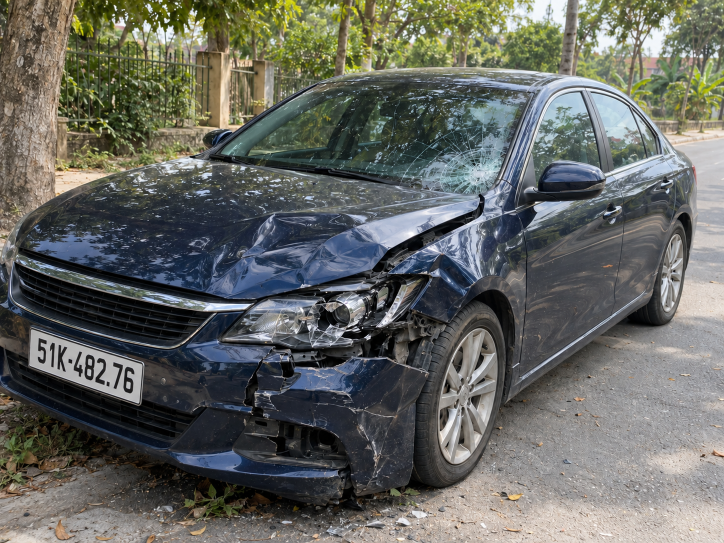
#> input picture prototype/demo_assets/class_demo_v3_2026_10_16/navy_sedan_plate_51K48276.png, 1448 x 1086 px (shown at 1/2 size)
$ python build_vietnamese_claim_demo_pack_v3.py --output out.png
#> lines starting #> are read from the running program, lines starting #| are printed output that depends on the picture
#> in copy_vehicle, image is the input picture: PIL image 1448x1086 RGB; mean R, G, B 100.8, 103, 97.6
### scripts/build_class_demo_pack.py
"""Build a fresh, presenter-friendly synthetic claim demo pack.

The source vehicle images are synthetic.  The documents, identities and claim
details generated here are fictional and visibly marked as demo material.
"""
from __future__ import annotations

import argparse
import csv
import hashlib
import json
import shutil
from pathlib import Path

from PIL import Image, ImageChops, ImageDraw, ImageFont, ImageOps, PngImagePlugin


ROOT = Path(__file__).resolve().parents[1]
ASSET_ROOT = ROOT / "prototype" / "demo_assets" / "class_demo_2026_10_15"


CASES = [
    {
        "folder": "01_SUV_DO_HO_SO_DAY_DU",
        "title": "SUV đỏ — hồ sơ đầy đủ",
        "image": "red_suv_rear_left_damage.png",
        "image_target": "01_ANH_XE_SUV_DO.png",
        "document_target": "02_PHIEU_DU_TOAN_SUA_CHUA.png",
        "claim_amount": 38_450_000,
        "incident_date": "2026-10-12",
        "plate": "51K-482.16",
        "phone": "0908123456",
        "garage": "GARAGE-SUNRISE-07",
        "damage": "Móp cửa sau trái, trầy vòm bánh, nứt cụm đèn hậu",
        "purpose": "Trình diễn luồng đầy đủ: xếp hạng hồ sơ, khoanh vùng hư hỏng, đọc chứng từ, đối chiếu và lưu quyết định.",
        "expected": "Có kết quả cho mọi module đã cài; ảnh và chứng từ được hiển thị cùng một claim; người duyệt lưu được quyết định vào Nhật ký.",
        "ai_marker": False,
    },
    {
        "folder": "02_SEDAN_XANH_CO_QUAN_HE",
        "title": "Sedan xanh — có đầu mối dùng chung",
        "image": "blue_sedan_side_damage.png",
        "image_target": "01_ANH_XE_SEDAN_XANH.png",
        "document_target": "02_BIEN_NHAN_TIEP_NHAN_XE.png",
        "claim_amount": 27_800_000,
        "incident_date": "2026-10-13",
        "plate": "60A-731.25",
        "phone": "0908123456",
        "garage": "GARAGE-SUNRISE-07",
        "damage": "Móp hai cửa bên phải, trầy bệ cửa, vỡ ốp gương",
        "purpose": "Trình diễn graph: hồ sơ mới dùng chung số điện thoại và xưởng với hồ sơ 01 nhưng dùng ảnh và xe khác.",
        "expected": "Tab Quan hệ chỉ ra hồ sơ 01, hai loại thông tin trùng và hành động đối chiếu; hệ thống không tự kết luận gian lận.",
        "ai_marker": False,
    },
    {
        "folder": "03_PICKUP_BAC_CO_DAU_VET_AI",
        "title": "Pickup bạc — ảnh tổng hợp có khai báo",
        "image": "silver_pickup_front_left_damage.png",
        "image_target": "01_ANH_XE_CO_METADATA_AI.png",
        "document_target": "02_PHIEU_GIAM_DINH_HU_HONG.png",
        "claim_amount": 44_200_000,
        "incident_date": "2026-10-14",
        "plate": "43C-908.52",
        "phone": "0914777888",
        "garage": "GARAGE-RIVER-12",
        "damage": "Móp tai xe trước trái, vỡ đèn trước, nứt cản và cong mép capo",
        "purpose": "Trình diễn kiểm tra nguồn gốc: metadata tự khai báo AI/chỉnh sửa phải trở thành căn cứ cần rà soát.",
        "expected": "Nguồn gốc ảnh ở mức cần rà soát và nêu đúng metadata làm lý do; không biến tín hiệu này thành kết luận claim gian lận.",
        "ai_marker": True,
    },
]


def font(size: int, bold: bool = False) -> ImageFont.FreeTypeFont:
    windows = Path("C:/Windows/Fonts") / ("arialbd.ttf" if bold else "arial.ttf")
    linux = Path("/usr/share/fonts/truetype/dejavu") / (
        "DejaVuSans-Bold.ttf" if bold else "DejaVuSans.ttf"
    )
    return ImageFont.truetype(str(windows if windows.is_file() else linux), size)


def sha256(path: Path) -> str:
    digest = hashlib.sha256()
    with path.open("rb") as handle:
        for chunk in iter(lambda: handle.read(1024 * 1024), b""):
            digest.update(chunk)
    return digest.hexdigest()


def write_text(path: Path, value: str) -> None:
    path.write_text(value.rstrip() + "\n", encoding="utf-8-sig")


def fit_text(draw: ImageDraw.ImageDraw, text: str, box_width: int, *, size: int = 28) -> list[str]:
    words = text.split()
    lines: list[str] = []
    current = ""
    selected = font(size)
    for word in words:
        candidate = f"{current} {word}".strip()
        if draw.textbbox((0, 0), candidate, font=selected)[2] <= box_width:
            current = candidate
        else:
            if current:
                lines.append(current)
            current = word
    if current:
        lines.append(current)
    return lines


# [295 lines left out: functions build_document, add_ai_metadata, shifted, mask_iou, closest_shift, overlay and 5 more, not called in this run]


# [2 lines that do not run on import are left out]

### scripts/build_vietnamese_claim_demo_pack_v3.py
"""Build a polished, clearly synthetic Vietnamese motor-claim demo pack."""
from __future__ import annotations

import argparse
import csv
import json
import shutil
from pathlib import Path

from PIL import Image, ImageDraw, PngImagePlugin

from build_class_demo_pack import fit_text, font, sha256, write_text


ROOT = Path(__file__).resolve().parents[1]
ASSETS = ROOT / "prototype" / "demo_assets" / "class_demo_v3_2026_10_16"
OLD_ASSETS = ROOT / "prototype" / "demo_assets" / "class_demo_v2_2026_10_15"

CASES = [
    {
        "folder": "01_SEDAN_XANH_DAU_VET_AI_VA_BIEN_SO",
        "title": "Sedan xanh đen — kiểm tra nguồn gốc và biển số",
        "image_source": ASSETS / "navy_sedan_plate_51K48276.png",
        "image_target": "01_ANH_XE_SEDAN_XANH.png",
        "document_target": "02_THONG_BAO_TON_THAT.png",
        "document_type": "THÔNG BÁO TỔN THẤT VÀ YÊU CẦU BỒI THƯỜNG",
        "form_code": "ATLAB-MO-01/2026",
        "claim_amount": 42_680_000,
        "incident_date": "2026-10-12",
        "plate": "51K-482.76",
        "phone": "0908123456",
        "garage": "XUONG-AN-PHU-DEMO",
        "policy": "ATD-MO-2026-10482",
        "insured": "NGUYỄN AN DEMO",
        "vehicle": "Sedan 5 chỗ, màu xanh đen",
        "location": "Đường nội bộ Khu đô thị Minh An (giả lập)",
        "damage": "Kính trước nứt; capo biến dạng; cụm đèn và cản trước hư hỏng sau va chạm.",
        "ai_marker": True,
        "purpose": "Minh họa ảnh có metadata khai báo AI/chỉnh sửa, OCR biển số và khoanh vùng hư hỏng.",
        "expected": "Nguồn gốc ảnh có cờ đỏ dựa trên metadata; biển số có thể được OCR rồi đối chiếu với thông tin khai báo.",
    },
    {
        "folder": "02_HATCHBACK_CAM_CO_QUAN_HE",
        "title": "Hatchback cam — đối chiếu quan hệ hồ sơ",
        "image_source": OLD_ASSETS / "orange_hatchback_rear_damage.png",
        "image_target": "01_ANH_XE_HATCHBACK_CAM.png",
        "document_target": "02_BIEN_BAN_GIAM_DINH.png",
        "document_type": "BIÊN BẢN GIÁM ĐỊNH TỔN THẤT XE CƠ GIỚI",
        "form_code": "ATLAB-GD-03/2026",
        "claim_amount": 31_600_000,
        "incident_date": "2026-10-13",
        "plate": "59N-317.84",
        "phone": "0908123456",
        "garage": "XUONG-AN-PHU-DEMO",
        "policy": "ATD-MO-2026-11207",
        "insured": "TRẦN MINH DEMO",
        "vehicle": "Hatchback 5 chỗ, màu cam",
        "location": "Bãi xe Trung tâm thương mại Đông Thành (giả lập)",
        "damage": "Cửa hậu móp sâu; cản sau bung; đèn hậu trái vỡ và trầy bề mặt sơn.",
        "ai_marker": False,
        "purpose": "Minh họa graph tìm hồ sơ trước dùng chung số điện thoại và xưởng sửa chữa.",
        "expected": "Tab Quan hệ chỉ ra hồ sơ 01 và giải thích rõ đây là đầu mối kiểm tra, không phải kết luận gian lận.",
    },
    {
        "folder": "03_VAN_TRANG_BAO_GIA_SUA_CHUA",
        "title": "Van trắng — báo giá sửa chữa và OCR chứng từ",
        "image_source": OLD_ASSETS / "white_van_side_damage.png",
        "image_target": "01_ANH_XE_VAN_TRANG.png",
        "document_target": "02_BAO_GIA_SUA_CHUA.png",
        "document_type": "BÁO GIÁ SỬA CHỮA XE CƠ GIỚI",
        "form_code": "ATLAB-RP-08/2026",
        "claim_amount": 27_450_000,
        "incident_date": "2026-10-14",
        "plate": "61C-908.52",
        "phone": "0914777888",
        "garage": "XUONG-MEKONG-DEMO",
        "policy": "ATD-MO-2026-11931",
        "insured": "CÔNG TY VẬN TẢI DEMO",
        "vehicle": "Van chở hàng, màu trắng",
        "location": "Kho hàng Khu công nghiệp Nam Sông (giả lập)",
        "damage": "Hông phải móp dài; cửa trượt trầy; vỏ gương phải vỡ và cần cân chỉnh thân vỏ.",
        "ai_marker": False,
        "purpose": "Minh họa OCR/KIE đọc ngày và tổng tiền trên một chứng từ có bố cục nghiệp vụ.",
        "expected": "Chứng từ được lưu, phân loại và trích xuất trường nếu document pipeline sẵn sàng; người duyệt xác nhận hoặc sửa.",
    },
]


def _money(value: int) -> str:
    return f"{value:,.0f}".replace(",", ".") + " VNĐ"


def _field(draw: ImageDraw.ImageDraw, x: int, y: int, label: str, value: str, width: int = 1020) -> int:
    draw.text((x, y), label.upper(), font=font(18, True), fill="#607276")
    draw.text((x + 285, y - 4), value, font=font(24), fill="#132f35")
    draw.line((x, y + 43, x + width, y + 43), fill="#d6e0df", width=2)
    return y + 64


def build_document(case: dict, target: Path) -> None:
    page = Image.new("RGB", (1240, 1754), "#fffefb")
    draw = ImageDraw.Draw(page)
    ink, teal, muted, red = "#123138", "#08766d", "#64767a", "#b42318"
    draw.rectangle((0, 0, 1240, 26), fill=teal)
    draw.rounded_rectangle((72, 58, 204, 166), radius=18, fill="#dff3ef", outline=teal, width=3)
    draw.text((102, 81), "AT", font=font(43, True), fill=teal)
    draw.text((235, 65), "BẢO HIỂM AN TÂM LAB", font=font(33, True), fill=ink)
    draw.text((237, 112), "Đơn vị mô phỏng nghiệp vụ · Không phải doanh nghiệp thật", font=font(18), fill=muted)
    draw.text((945, 70), case["form_code"], font=font(17, True), fill=muted)
    draw.text((945, 106), "Bản demo 01", font=font(17), fill=muted)
    draw.line((72, 193, 1168, 193), fill="#b7ceca", width=3)

    draw.text((620, 235), case["document_type"], anchor="ma", font=font(31, True), fill=ink)
    draw.text((620, 286), "DỮ LIỆU TỔNG HỢP · KHÔNG CÓ GIÁ TRỊ PHÁP LÝ", anchor="ma", font=font(20, True), fill=red)
    draw.text((620, 321), "Dùng để trình diễn hệ thống hỗ trợ rà soát hồ sơ bồi thường", anchor="ma", font=font(17), fill=muted)

    y = 376
    y = _field(draw, 95, y, "Số hợp đồng", case["policy"])
#> y = 440
    y = _field(draw, 95, y, "Người được bảo hiểm", case["insured"])
#> y = 504
    y = _field(draw, 95, y, "Xe / biển kiểm soát", f"{case['vehicle']}  ·  {case['plate']}")
#> y = 568
    y = _field(draw, 95, y, "Ngày, nơi xảy ra", f"{case['incident_date']}  ·  {case['location']}")
#> y = 632
    y = _field(draw, 95, y, "Đơn vị tiếp nhận", case["garage"])
#> y = 696
    y = _field(draw, 95, y, "Điện thoại liên hệ", case["phone"])
#> y = 760

    draw.rounded_rectangle((82, y + 13, 1158, y + 225), radius=16, fill="#edf7f5", outline="#bddbd6", width=2)
    draw.text((108, y + 40), "MÔ TẢ SỰ CỐ VÀ TỔN THẤT GHI NHẬN", font=font(21, True), fill=teal)
    line_y = y + 87
#> line_y = 847
    narrative = f"Theo thông tin khai báo: {case['damage']} Phạm vi và nguyên nhân cuối cùng cần giám định viên xác nhận trên ảnh gốc và hồ sơ liên quan."
    for line in fit_text(draw, narrative, 980, size=25):
#> in fit_text, `words = text.split()`: words = 42 items
#> in fit_text, `current = ""`: current = ''
        draw.text((108, line_y), line, font=font(25), fill=ink)
        line_y += 36
#> this loop made 3 passes
#> after the loop, line_y = 955

    table_y = y + 270
#> table_y = 1030
    draw.rectangle((82, table_y, 1158, table_y + 63), fill=teal)
    draw.text((104, table_y + 18), "HẠNG MỤC DỰ KIẾN", font=font(20, True), fill="white")
    draw.text((886, table_y + 18), "THÀNH TIỀN", font=font(20, True), fill="white")
    values = [
        ("Kiểm tra, tháo lắp và đo kiểm", round(case["claim_amount"] * 0.12)),
        ("Phục hồi thân vỏ / phụ tùng", round(case["claim_amount"] * 0.58)),
        ("Sơn, cân chỉnh và kiểm tra hoàn thiện", case["claim_amount"] - round(case["claim_amount"] * 0.70)),
    ]
    row_y = table_y + 82
#> row_y = 1112
    for label, value in values:
        draw.text((104, row_y), label, font=font(23), fill=ink)
        draw.text((888, row_y), _money(value), font=font(23), fill=ink)
        draw.line((100, row_y + 43, 1140, row_y + 43), fill="#d8e1df", width=2)
        row_y += 72
#> this loop made 3 passes
#> row_y on passes 1 to 3: 1184, 1256, 1328
#> after the loop, row_y = 1328
    draw.text((722, row_y + 16), "TỔNG GIÁ TRỊ ĐỀ NGHỊ", font=font(20, True), fill=muted)
    draw.text((855, row_y + 57), _money(case["claim_amount"]), font=font(30, True), fill=teal)

    sig_y = row_y + 138
#> sig_y = 1466
    draw.text((145, sig_y), "NGƯỜI KHAI BÁO", font=font(18, True), fill=ink)
    draw.text((515, sig_y), "GIÁM ĐỊNH VIÊN", font=font(18, True), fill=ink)
    draw.text((895, sig_y), "ĐƠN VỊ TIẾP NHẬN", font=font(18, True), fill=ink)
    draw.text((122, sig_y + 36), "Ký, ghi rõ họ tên (demo)", font=font(16), fill=muted)
    draw.text((500, sig_y + 36), "Ký, ghi rõ họ tên (demo)", font=font(16), fill=muted)
    draw.text((886, sig_y + 36), "Ký, đóng dấu (demo)", font=font(16), fill=muted)
    draw.text((620, 1687), "TÀI LIỆU TỔNG HỢP — KHÔNG DÙNG CHO GIAO DỊCH, BỒI THƯỜNG HOẶC XÁC MINH DANH TÍNH", anchor="ma", font=font(15, True), fill=red)

    page.save(target, optimize=True)
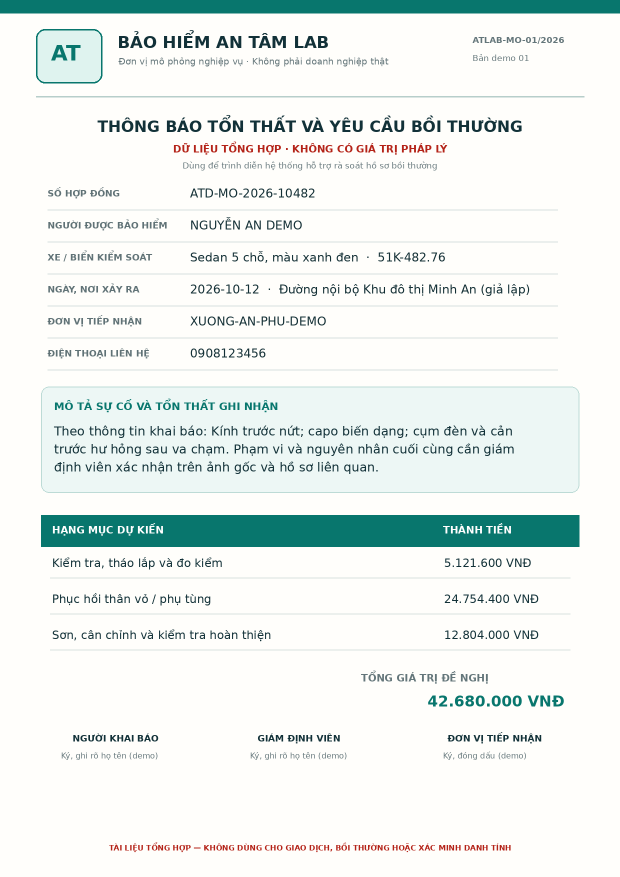
#> saved as 02_THONG_BAO_TON_THAT.png: PIL image 1240x1754 RGB (shown at 1/2 size); mean R, G, B 233.8, 240, 237
    page.save(target.with_suffix(".pdf"), "PDF", resolution=150.0)


def copy_vehicle(case: dict, target: Path) -> None:
    target.parent.mkdir(parents=True, exist_ok=True)
    if case["ai_marker"]:
        metadata = PngImagePlugin.PngInfo()
        metadata.add_text("description", "AI generated synthetic insurance classroom demo; not real evidence")
        metadata.add_text("software", "OpenAI image generator; synthetic plate edit")
        metadata.add_text("usage", "Research demonstration only")
        with Image.open(case["image_source"]) as image:
            image.convert("RGB").save(target, pnginfo=metadata, optimize=True)
    else:
        shutil.copy2(case["image_source"], target)


def case_guide(case: dict, order: int) -> str:
    marker = "Có metadata khai báo AI để chứng minh một cờ có căn cứ." if case["ai_marker"] else "Không gắn marker AI; hệ thống phải trả kết quả chưa đủ căn cứ nếu không có dấu vết khác."
    return f"""# {case['title']}

## Dữ liệu nhập trên màn hình

- Bật **Dùng hồ sơ mẫu** để XGBoost có đủ feature nghiên cứu. Người dùng không nhập JSON.
- Số tiền: `{case['claim_amount']}`
- Ngày sự cố: `{case['incident_date']}`
- Biển số: `{case['plate']}`
- Số điện thoại: `{case['phone']}`
- Xưởng sửa chữa: `{case['garage']}`
- Ảnh xe: `{case['image_target']}`
- Chứng từ: `{case['document_target']}` (ưu tiên PNG để demo nhanh hơn PDF)

## Thứ tự thao tác

1. Mở `http://127.0.0.1:8000/` → **Nạp hồ sơ mới**.
2. Nhập các giá trị ở trên, chọn đúng ảnh và chứng từ rồi bấm **Phân tích hồ sơ** đúng một lần.
3. Trong Workbench, mở lần lượt **Tổng quan**, **Ảnh & chứng từ**, **Quan hệ**, **Nhật ký**.
4. Lưu một quyết định có lý do để chứng minh audit trail.

## Điều cần nói khi trình bày

- Mục đích: {case['purpose']}
- Kỳ vọng: {case['expected']}
- Nguồn gốc ảnh: {marker}
- Cờ, vùng khoanh, OCR và điểm xếp hạng chỉ hỗ trợ người duyệt; không tự kết luận gian lận hay tự từ chối bồi thường.
"""


def build(output: Path, *, refresh: bool = False) -> Path:
    if output.exists() and not refresh:
        raise FileExistsError(f"Thư mục đã tồn tại: {output}")
    missing = [Path(case["image_source"]) for case in CASES if not Path(case["image_source"]).is_file()]
    if missing:
        raise FileNotFoundError("Thiếu ảnh nguồn:\n" + "\n".join(map(str, missing)))
    output.mkdir(parents=True, exist_ok=refresh)

    matrix: list[dict] = []
    for order, case in enumerate(CASES, start=1):
        folder = output / case["folder"]
        folder.mkdir(exist_ok=refresh)
        copy_vehicle(case, folder / case["image_target"])
        build_document(case, folder / case["document_target"])
        write_text(folder / "00_HUONG_DAN_CHAY.md", case_guide(case, order))
        write_text(folder / "01_THONG_TIN_NHAP.txt", (
            f"Dùng hồ sơ mẫu: BẬT\nSố tiền: {case['claim_amount']}\nNgày sự cố: {case['incident_date']}\n"
            f"Biển số: {case['plate']}\nSố điện thoại: {case['phone']}\nXưởng sửa chữa: {case['garage']}"
        ))
        (folder / "claim_reference.json").write_text(json.dumps({
            "notice": "Tệp tham chiếu cho dev/QA; người dùng nghiệp vụ không cần tải JSON lên giao diện.",
            "claim_amount": case["claim_amount"], "incident_date": case["incident_date"],
            "plate_number": case["plate"], "relationship_entities": {
                "contact_phone": case["phone"], "repair_shop": case["garage"]
            }
        }, ensure_ascii=False, indent=2) + "\n", encoding="utf-8")
        matrix.append({"STT": order, "Hồ sơ": case["folder"], "Mục đích": case["purpose"], "Kết quả mong đợi": case["expected"]})

    with (output / "01_MA_TRAN_DEMO.csv").open("w", encoding="utf-8-sig", newline="") as handle:
        writer = csv.DictWriter(handle, fieldnames=list(matrix[0]))
        writer.writeheader(); writer.writerows(matrix)
    write_text(output / "00_BAT_DAU_TU_DAY.md", """# BỘ DEMO HỒ SƠ BẢO HIỂM VIỆT NAM — V3

Toàn bộ dữ liệu là **tổng hợp**, được thiết kế giống quy trình nghiệp vụ để trình diễn sản phẩm; không phải mẫu của một doanh nghiệp thật và không có giá trị pháp lý.

## Kịch bản 5–7 phút

1. Chạy hồ sơ `01` để xem nguồn gốc ảnh, OCR biển số, vùng hư hỏng và chứng từ.
2. Chạy hồ sơ `02` ngay sau hồ sơ 01 để graph phát hiện số điện thoại và xưởng dùng chung.
3. Chạy hồ sơ `03` nếu cần minh họa chứng từ khác và trường hợp OCR biển số không đủ tin cậy.
4. Lưu quyết định, mở **Nhật ký**, sau đó mở **Danh sách hồ sơ** để xem hàng đợi và lịch sử.

Lần chạy đầu trên CPU có thể chậm vì phải nạp PaddleOCR/LayoutLMv3. Chạy lại cùng file sẽ dùng cache. Chỉ tải file PNG chứng từ khi demo; PDF là bản để xem hoặc gửi báo cáo.
""")
    inventory = []
    for path in sorted(item for item in output.rglob("*") if item.is_file() and item.name != "99_MANIFEST_SHA256.json"):
        inventory.append({"path": path.relative_to(output).as_posix(), "bytes": path.stat().st_size, "sha256": sha256(path)})
    (output / "99_MANIFEST_SHA256.json").write_text(json.dumps({
        "pack_version": "vn-claim-demo-v3", "case_count": len(CASES),
        "notice": "Synthetic classroom data only", "files": inventory,
    }, ensure_ascii=False, indent=2) + "\n", encoding="utf-8")
    return output


def main() -> None:
    parser = argparse.ArgumentParser(description=__doc__)
    parser.add_argument("--output", type=Path, required=True)
    parser.add_argument("--refresh", action="store_true")
    parser.add_argument("--zip", action="store_true", dest="make_zip")
    args = parser.parse_args()
    built = build(args.output.resolve(), refresh=args.refresh)
    print(f"Demo pack: {built}")
    if args.make_zip:
        print("ZIP:", shutil.make_archive(str(built), "zip", root_dir=built.parent, base_dir=built.name))


if __name__ == "__main__":
    main()
